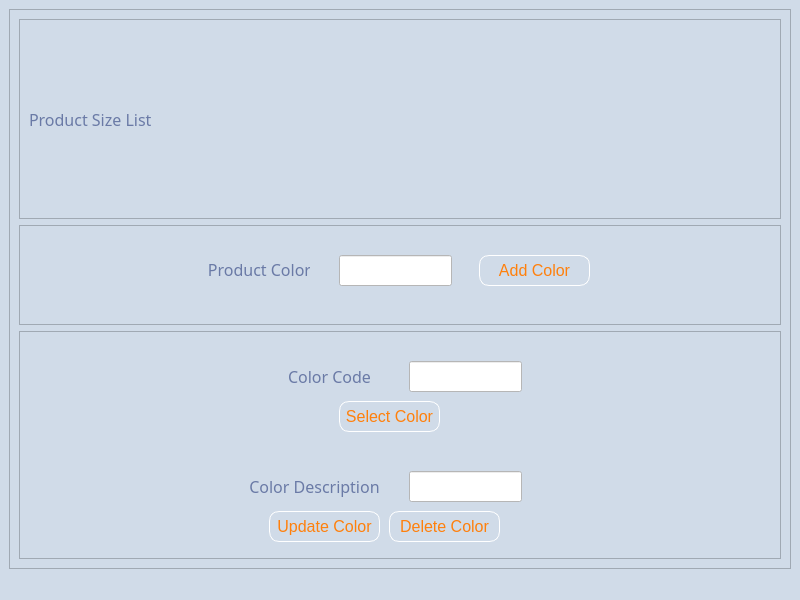
<?xml version="1.0" encoding="UTF-8"?>
<ui version="4.0">
 <class>ProductSizeList</class>
 <widget class="QMainWindow" name="ProductSizeList">
  <property name="geometry">
   <rect>
    <x>0</x>
    <y>0</y>
    <width>800</width>
    <height>600</height>
   </rect>
  </property>
  <property name="windowTitle">
   <string>Product Size List</string>
  </property>
  <property name="styleSheet">
   <string notr="true">background-color: #d0dbe8</string>
  </property>
  <widget class="QWidget" name="centralwidget">
   <layout class="QVBoxLayout" name="verticalLayout">
    <item>
     <widget class="QScrollArea" name="scrollArea">
      <property name="styleSheet">
       <string notr="true">QPushButton{border:1px solid white; border-radius:10px;}</string>
      </property>
      <property name="widgetResizable">
       <bool>true</bool>
      </property>
      <widget class="QWidget" name="scrollAreaWidgetContents">
       <property name="geometry">
        <rect>
         <x>0</x>
         <y>0</y>
         <width>780</width>
         <height>560</height>
        </rect>
       </property>
       <layout class="QVBoxLayout" name="verticalLayout_2">
        <item>
         <widget class="QFrame" name="frame">
          <property name="maximumSize">
           <size>
            <width>16777215</width>
            <height>200</height>
           </size>
          </property>
          <property name="frameShape">
           <enum>QFrame::StyledPanel</enum>
          </property>
          <property name="frameShadow">
           <enum>QFrame::Raised</enum>
          </property>
          <layout class="QHBoxLayout" name="horizontalLayout">
           <item>
            <widget class="QLabel" name="label">
             <property name="font">
              <font>
               <family>HoloLens MDL2 Assets</family>
               <pointsize>12</pointsize>
              </font>
             </property>
             <property name="styleSheet">
              <string notr="true">color: #6a7aa6</string>
             </property>
             <property name="text">
              <string>Product Size List</string>
             </property>
            </widget>
           </item>
           <item>
            <widget class="QLabel" name="label_2">
             <property name="maximumSize">
              <size>
               <width>300</width>
               <height>100</height>
              </size>
             </property>
             <property name="text">
              <string/>
             </property>
             <property name="pixmap">
              <pixmap>../../../../../../Desktop/Hallywell_Linen_Company.png</pixmap>
             </property>
             <property name="scaledContents">
              <bool>true</bool>
             </property>
            </widget>
           </item>
          </layout>
         </widget>
        </item>
        <item>
         <widget class="QFrame" name="frame_2">
          <property name="maximumSize">
           <size>
            <width>16777215</width>
            <height>100</height>
           </size>
          </property>
          <property name="styleSheet">
           <string notr="true">QPushButton{color:#FF800c;}
QPushButton::hover{border: solid black; background-color:white;}
QLabel{color: #6a7aa6;}</string>
          </property>
          <property name="frameShape">
           <enum>QFrame::StyledPanel</enum>
          </property>
          <property name="frameShadow">
           <enum>QFrame::Raised</enum>
          </property>
          <widget class="QLabel" name="label_4">
           <property name="geometry">
            <rect>
             <x>190</x>
             <y>29</y>
             <width>101</width>
             <height>31</height>
            </rect>
           </property>
           <property name="font">
            <font>
             <family>HoloLens MDL2 Assets</family>
             <pointsize>12</pointsize>
            </font>
           </property>
           <property name="text">
            <string>Product Color</string>
           </property>
           <property name="alignment">
            <set>Qt::AlignCenter</set>
           </property>
          </widget>
          <widget class="QLineEdit" name="lineEdit">
           <property name="geometry">
            <rect>
             <x>320</x>
             <y>30</y>
             <width>113</width>
             <height>31</height>
            </rect>
           </property>
           <property name="styleSheet">
            <string notr="true">background-color: #ffffff</string>
           </property>
          </widget>
          <widget class="QPushButton" name="pushButton_2">
           <property name="geometry">
            <rect>
             <x>460</x>
             <y>30</y>
             <width>111</width>
             <height>31</height>
            </rect>
           </property>
           <property name="font">
            <font>
             <pointsize>12</pointsize>
            </font>
           </property>
           <property name="text">
            <string>Add Color</string>
           </property>
          </widget>
         </widget>
        </item>
        <item>
         <widget class="QFrame" name="frame_3">
          <property name="styleSheet">
           <string notr="true">QPushButton{color:#FF800c;}
QPushButton::hover{border: solid black; background-color:white;}
QLabel{color: #6a7aa6;}</string>
          </property>
          <property name="frameShape">
           <enum>QFrame::StyledPanel</enum>
          </property>
          <property name="frameShadow">
           <enum>QFrame::Raised</enum>
          </property>
          <widget class="QPushButton" name="pushButton">
           <property name="geometry">
            <rect>
             <x>320</x>
             <y>70</y>
             <width>101</width>
             <height>31</height>
            </rect>
           </property>
           <property name="font">
            <font>
             <pointsize>12</pointsize>
            </font>
           </property>
           <property name="text">
            <string>Select Color</string>
           </property>
          </widget>
          <widget class="QLabel" name="label_5">
           <property name="geometry">
            <rect>
             <x>260</x>
             <y>30</y>
             <width>101</width>
             <height>31</height>
            </rect>
           </property>
           <property name="font">
            <font>
             <family>HoloLens MDL2 Assets</family>
             <pointsize>12</pointsize>
            </font>
           </property>
           <property name="text">
            <string>Color Code</string>
           </property>
           <property name="alignment">
            <set>Qt::AlignCenter</set>
           </property>
          </widget>
          <widget class="QLineEdit" name="lineEdit_2">
           <property name="geometry">
            <rect>
             <x>390</x>
             <y>30</y>
             <width>113</width>
             <height>31</height>
            </rect>
           </property>
           <property name="styleSheet">
            <string notr="true">background-color: #ffffff</string>
           </property>
          </widget>
          <widget class="QLabel" name="label_6">
           <property name="geometry">
            <rect>
             <x>230</x>
             <y>140</y>
             <width>131</width>
             <height>31</height>
            </rect>
           </property>
           <property name="font">
            <font>
             <family>HoloLens MDL2 Assets</family>
             <pointsize>12</pointsize>
            </font>
           </property>
           <property name="text">
            <string>Color Description</string>
           </property>
           <property name="alignment">
            <set>Qt::AlignCenter</set>
           </property>
          </widget>
          <widget class="QLineEdit" name="lineEdit_3">
           <property name="geometry">
            <rect>
             <x>390</x>
             <y>140</y>
             <width>113</width>
             <height>31</height>
            </rect>
           </property>
           <property name="styleSheet">
            <string notr="true">background-color: #ffffff</string>
           </property>
          </widget>
          <widget class="QPushButton" name="pushButton_3">
           <property name="geometry">
            <rect>
             <x>250</x>
             <y>180</y>
             <width>111</width>
             <height>31</height>
            </rect>
           </property>
           <property name="font">
            <font>
             <pointsize>12</pointsize>
            </font>
           </property>
           <property name="text">
            <string>Update Color</string>
           </property>
          </widget>
          <widget class="QPushButton" name="pushButton_4">
           <property name="geometry">
            <rect>
             <x>370</x>
             <y>180</y>
             <width>111</width>
             <height>31</height>
            </rect>
           </property>
           <property name="font">
            <font>
             <pointsize>12</pointsize>
            </font>
           </property>
           <property name="text">
            <string>Delete Color</string>
           </property>
          </widget>
         </widget>
        </item>
       </layout>
      </widget>
     </widget>
    </item>
   </layout>
  </widget>
  <widget class="QStatusBar" name="statusbar"/>
 </widget>
 <resources/>
 <connections/>
</ui>
